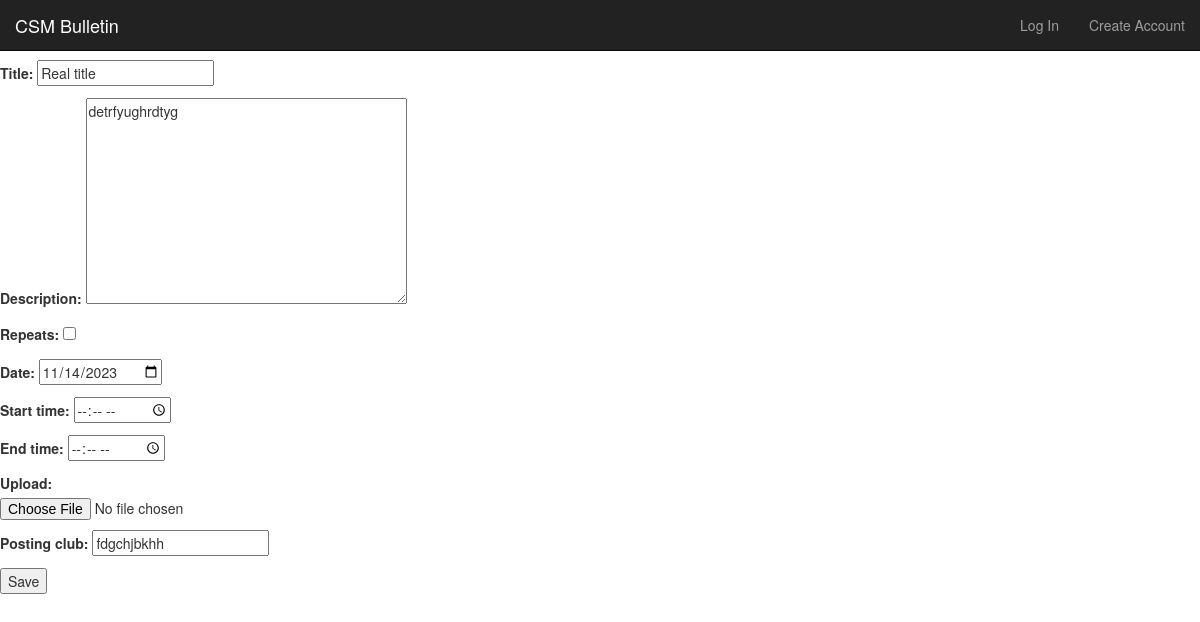
Page /event/update/10/ on the committed database.
### events/models.py (models this page shows, shortened)
class Event(models.Model):  # makes an event class with five atributes
    title        = models.CharField(max_length=120) # make title limited to 120 chars
    description  = models.TextField(blank=True, default='') # make description not required
    repeats      = models.BooleanField(default=False)
    approved     = models.BooleanField(default=False)
    date         = models.DateField()
    start_time   = models.TimeField()
    end_time     = models.TimeField()
    posting_club = models.CharField(max_length=100)
    upload       = models.ImageField(upload_to='events/static', default='', blank=True)

### events/views.py (the view)
def event_update_view(request, id=id):
    obj = get_object_or_404(Event, id=id)
    form = EventForm(request.POST or None, instance=obj)
    if form.is_valid():
        form.save()
        return redirect('/event/board/')
    context = {
        'form': form
    }
    return render(request, 'events/event_create.html', context)

### events/forms.py
class EventForm(forms.ModelForm):
    class Meta:
        model = Event
        fields = [
            'title',
            'description',
            'repeats',
            'date',
            'start_time',
            'end_time',
            'upload',
            'posting_club',
        ]
        widgets = {
            'date': DateInput(attrs={'type': 'date'}),
            'start_time': TimeInput(attrs={'type': 'time'}),
            'end_time': TimeInput(attrs={'type': 'time'}),
        }

### events/templates/events/event_create.html
{% extends 'base.html' %}
{% block content %}
<form method="POST"> {% csrf_token %}
    {{ form.as_p }}
<input type="submit" value="Save"/>
</form>
{% endblock %}

### rows in the picture
Event: title "Real title", description "detrfyughrdtyg", date "11/14/2023", posting_club "fdgchjbkhh"
